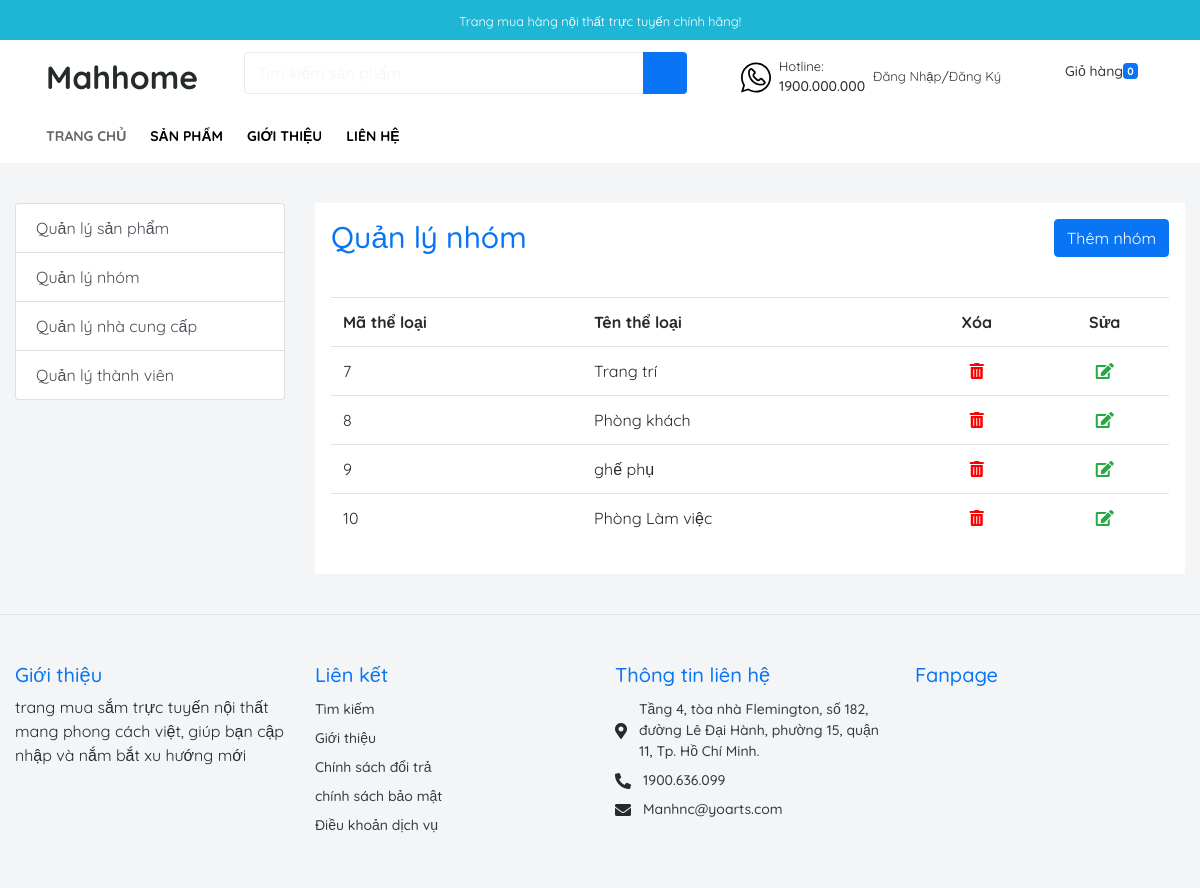
The app's page /admin.php?mod=category&act=manage with its own data.
### tables this page shows
CREATE TABLE `categories` (
  `CategoryID` int(11) NOT NULL,
  `CategoryName` varchar(255) NOT NULL,
  `Position` int(11) DEFAULT 0
);

### Controller/Category/Manage.php (called while the page is built)
<?php
	include_once("Model/Category.php");
	$cat = new Category();
	$ret = $cat->getCategoryManage();
	include_once("View/Category/Manage.php");
?>

### Model/Category.php (called while the page is built, shortened)
<?php
	include_once("Model/DataProvider.php");
	class Category{
		private $da;
		function __construct(){
			$this->da=new DataProvider();
		}
		function getCategoryManage(){
			$sql = "Select * from categories";
			return $this->da->FetchAll($sql);
		}
	}
?>

### Model/DataProvider.php (called while the page is built, shortened)
<?php
	class DataProvider{
		private $link;
		function __construct()
		{
			$this->link=mysqli_connect("localhost","root","","manhgroup");
		}
		function ExecuteQuery($sql)
		{
			mysqli_query($this->link,"set names utf8");
			return mysqli_query($this->link, $sql);
		}
		function FetchAll($sql){
			$arr=array();
			$r = $this->ExecuteQuery($sql);
			while($row = mysqli_fetch_assoc($r)){
				$arr[]=$row;
			}
			return $arr;
		}
	}
?>

### View/Category/Manage.php (the view)
<div class="bg-white p-4 ">
<div class="d-flex justify-content-between mb-7">
		<h3 class="mb-0"><a href="admin.php?mod=category&act=manage">Quản lý nhóm</a></h3>
		<a class="btn btn-primary" href="admin.php?mod=category&act=insert">Thêm nhóm</a>
	</div>
	<table class="table" width="100%">
    <tr class="title"><th>Mã thể loại</th><th>Tên thể loại</th><th class="text-center">Xóa</th><th class="text-center">Sửa</th></tr>
    <?php
	foreach($ret as $row)
	{
		echo "<tr><td>";
		echo $row['CategoryID']."</td><td>";
		echo $row['CategoryName']."</td><td class=\"text-center\">";
		echo "<a href=\"admin.php?mod=category&act=delete&id=$row[CategoryID]\" onclick=\"return IsDelete()\"><i class=\"text-danger fas fa-trash-alt\"></i></a></td><td class=\"text-center\">";
		echo "<a href=\"admin.php?mod=category&act=edit&id=$row[CategoryID]\"><i class=\"text-success fas fa-edit\"></i></a>";
		echo "</td></tr>";
	}
	?>
    </table>
</div>

### records on screen
categories: CategoryID "7", CategoryName "Trang trí"
categories: CategoryID "8", CategoryName "Phòng khách"
categories: CategoryID "9", CategoryName "ghế phụ"
categories: CategoryID "10", CategoryName "Phòng Làm việc"
